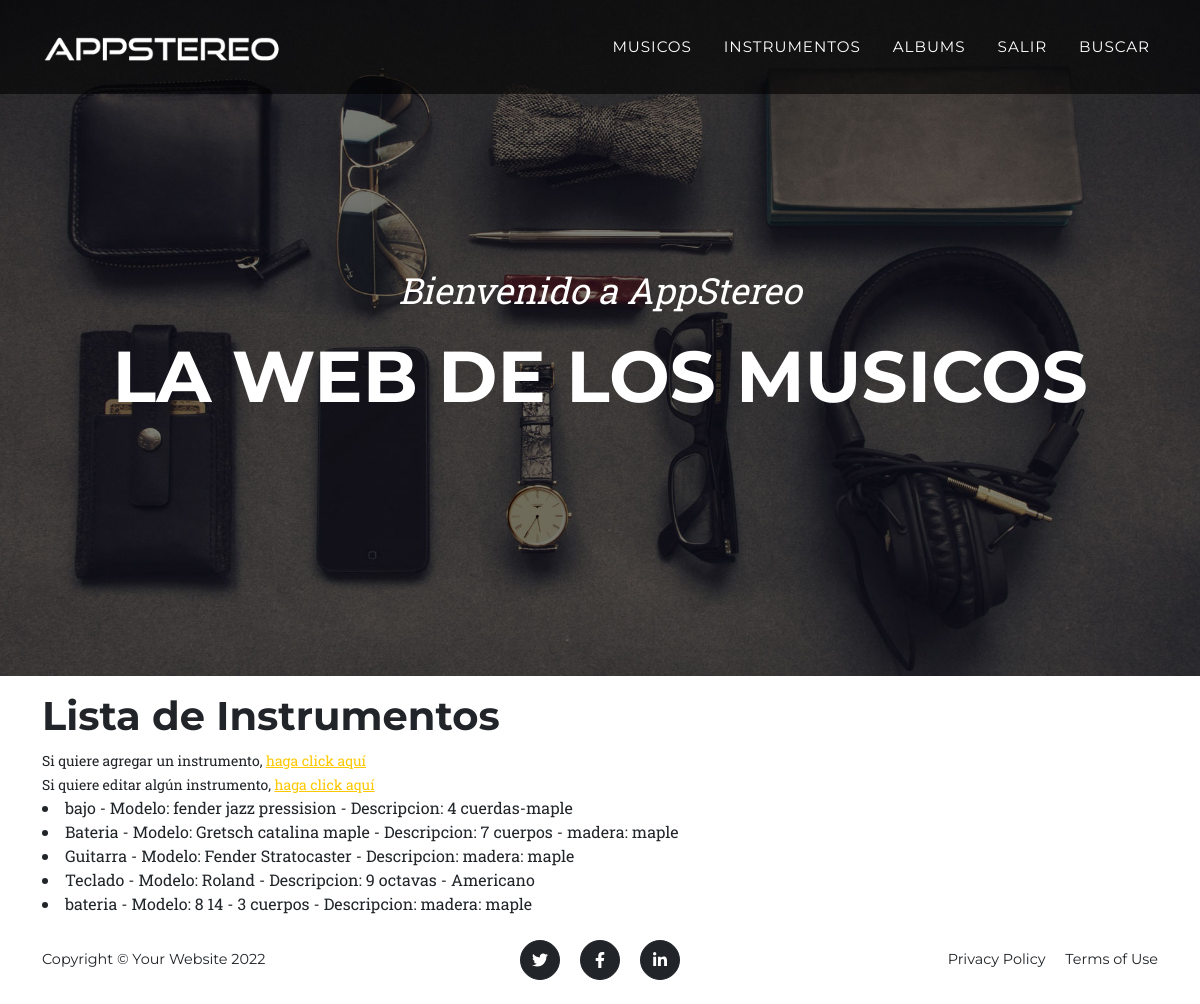
/leerInstrumentos/ (signed in), run on the app's committed database.
### AppStereo/models.py (models this page shows, shortened)
class Instrumentos(models.Model):
    nombre = models.CharField(max_length=50)
    modelo = models.CharField(max_length=50)
    descripcion = models.CharField(max_length=50)

### AppStereo/views.py (the view)
def leerInstrumentos(request):
    instrumentos = Instrumentos.objects.all()
    contexto = {'instrumentos': instrumentos}
    return render(request, "AppStereo/leerInstrumentos.html", contexto)

### AppStereo/templates/AppStereo/leerInstrumentos.html
{% extends "AppStereo/base.html" %}
{% load static %}
{% block contenido %}
<h1>Lista de Instrumentos</h1>
{% if request.user.is_authenticated %}
<small>Si quiere agregar un instrumento, <a href="{% url 'InstrumentosForm' %}">haga click aquí</a></small><br>
<small>Si quiere editar algún instrumento, <a href="{% url 'instrumento_list' %}">haga click aquí</a></small>
{% endif %}
<body>
    {% for i in instrumentos %}
        <li>{{i.nombre}} - Modelo: {{i.modelo}} - Descripcion: {{i.descripcion}}</li>
    {% endfor %}
<body>
{% endblock %}

### data on the page
Instrumentos: nombre "bajo", modelo "fender jazz pressision", descripcion "4 cuerdas-maple"
Instrumentos: nombre "Bateria", modelo "Gretsch catalina maple", descripcion "7 cuerpos - madera: maple"
Instrumentos: nombre "Guitarra", modelo "Fender Stratocaster", descripcion "madera: maple"
Instrumentos: nombre "Teclado", modelo "Roland", descripcion "9 octavas - Americano"
Instrumentos: nombre "bateria", modelo "8 14 - 3 cuerpos", descripcion "madera: maple"
